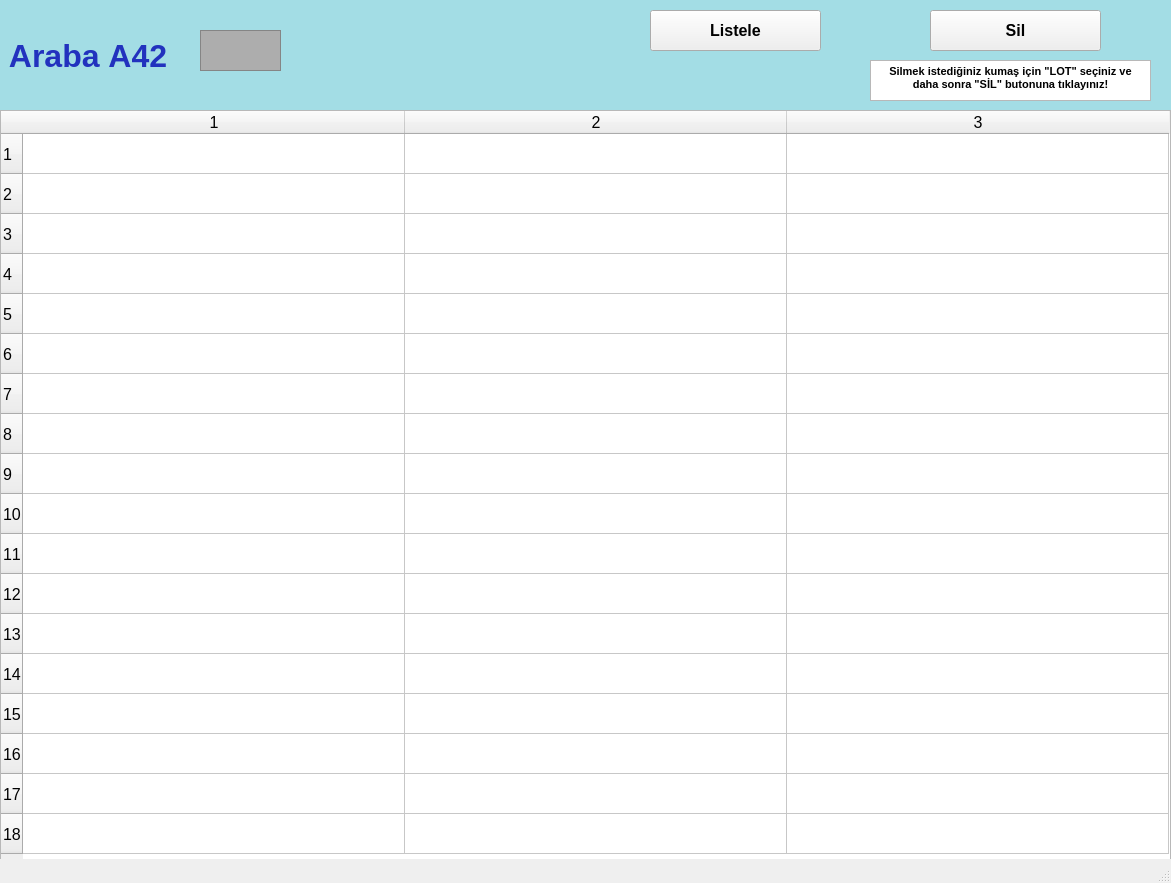
<?xml version="1.0" encoding="UTF-8"?>
<ui version="4.0">
 <class>arabalarA42_ekran</class>
 <widget class="QMainWindow" name="arabalarA42_ekran">
  <property name="geometry">
   <rect>
    <x>0</x>
    <y>0</y>
    <width>1171</width>
    <height>883</height>
   </rect>
  </property>
  <property name="font">
   <font>
    <pointsize>12</pointsize>
    <weight>50</weight>
    <bold>false</bold>
    <kerning>false</kerning>
   </font>
  </property>
  <property name="windowTitle">
   <string/>
  </property>
  <widget class="QWidget" name="centralwidget">
   <widget class="QLabel" name="arabaA1yazi_lbl">
    <property name="geometry">
     <rect>
      <x>0</x>
      <y>0</y>
      <width>1171</width>
      <height>111</height>
     </rect>
    </property>
    <property name="font">
     <font>
      <pointsize>24</pointsize>
      <weight>75</weight>
      <bold>true</bold>
     </font>
    </property>
    <property name="styleSheet">
     <string notr="true">background-color: rgb(163, 221, 229);
color: rgb(34, 50, 190);</string>
    </property>
    <property name="text">
     <string> Araba A42</string>
    </property>
   </widget>
   <widget class="QFrame" name="arabaA1_img">
    <property name="geometry">
     <rect>
      <x>200</x>
      <y>30</y>
      <width>81</width>
      <height>41</height>
     </rect>
    </property>
    <property name="styleSheet">
     <string notr="true">background-color: rgb(173, 173, 173);</string>
    </property>
    <property name="frameShape">
     <enum>QFrame::StyledPanel</enum>
    </property>
    <property name="frameShadow">
     <enum>QFrame::Raised</enum>
    </property>
   </widget>
   <widget class="QPushButton" name="listele42_btn">
    <property name="geometry">
     <rect>
      <x>650</x>
      <y>10</y>
      <width>171</width>
      <height>41</height>
     </rect>
    </property>
    <property name="font">
     <font>
      <pointsize>12</pointsize>
      <weight>75</weight>
      <bold>true</bold>
     </font>
    </property>
    <property name="text">
     <string>Listele</string>
    </property>
   </widget>
   <widget class="QTableWidget" name="A42_tw">
    <property name="geometry">
     <rect>
      <x>0</x>
      <y>110</y>
      <width>1171</width>
      <height>751</height>
     </rect>
    </property>
    <property name="baseSize">
     <size>
      <width>0</width>
      <height>0</height>
     </size>
    </property>
    <property name="rowCount">
     <number>18</number>
    </property>
    <property name="columnCount">
     <number>3</number>
    </property>
    <attribute name="horizontalHeaderVisible">
     <bool>true</bool>
    </attribute>
    <attribute name="horizontalHeaderCascadingSectionResizes">
     <bool>false</bool>
    </attribute>
    <attribute name="horizontalHeaderDefaultSectionSize">
     <number>382</number>
    </attribute>
    <attribute name="horizontalHeaderMinimumSectionSize">
     <number>38</number>
    </attribute>
    <attribute name="verticalHeaderDefaultSectionSize">
     <number>40</number>
    </attribute>
    <attribute name="verticalHeaderMinimumSectionSize">
     <number>23</number>
    </attribute>
    <row/>
    <row/>
    <row/>
    <row/>
    <row/>
    <row/>
    <row/>
    <row/>
    <row/>
    <row/>
    <row/>
    <row/>
    <row/>
    <row/>
    <row/>
    <row/>
    <row/>
    <row/>
    <column/>
    <column/>
    <column/>
   </widget>
   <widget class="QPushButton" name="sil42_btn">
    <property name="geometry">
     <rect>
      <x>930</x>
      <y>10</y>
      <width>171</width>
      <height>41</height>
     </rect>
    </property>
    <property name="font">
     <font>
      <pointsize>12</pointsize>
      <weight>75</weight>
      <bold>true</bold>
     </font>
    </property>
    <property name="text">
     <string>Sil</string>
    </property>
   </widget>
   <widget class="QTextBrowser" name="textBrowser">
    <property name="geometry">
     <rect>
      <x>870</x>
      <y>60</y>
      <width>281</width>
      <height>41</height>
     </rect>
    </property>
    <property name="html">
     <string>&lt;!DOCTYPE HTML PUBLIC &quot;-//W3C//DTD HTML 4.0//EN&quot; &quot;http://www.w3.org/TR/REC-html40/strict.dtd&quot;&gt;
&lt;html&gt;&lt;head&gt;&lt;meta name=&quot;qrichtext&quot; content=&quot;1&quot; /&gt;&lt;style type=&quot;text/css&quot;&gt;
p, li { white-space: pre-wrap; }
&lt;/style&gt;&lt;/head&gt;&lt;body style=&quot; font-family:'MS Shell Dlg 2'; font-size:12pt; font-weight:400; font-style:normal;&quot;&gt;
&lt;p align=&quot;center&quot; style=&quot; margin-top:0px; margin-bottom:0px; margin-left:0px; margin-right:0px; -qt-block-indent:0; text-indent:0px;&quot;&gt;&lt;span style=&quot; font-size:8pt; font-weight:600;&quot;&gt;Silmek istediğiniz kumaş için &amp;quot;LOT&amp;quot; seçiniz ve daha sonra &amp;quot;SİL&amp;quot; butonuna tıklayınız!&lt;/span&gt;&lt;/p&gt;&lt;/body&gt;&lt;/html&gt;</string>
    </property>
   </widget>
  </widget>
  <widget class="QStatusBar" name="statusbar"/>
 </widget>
 <resources/>
 <connections/>
</ui>
